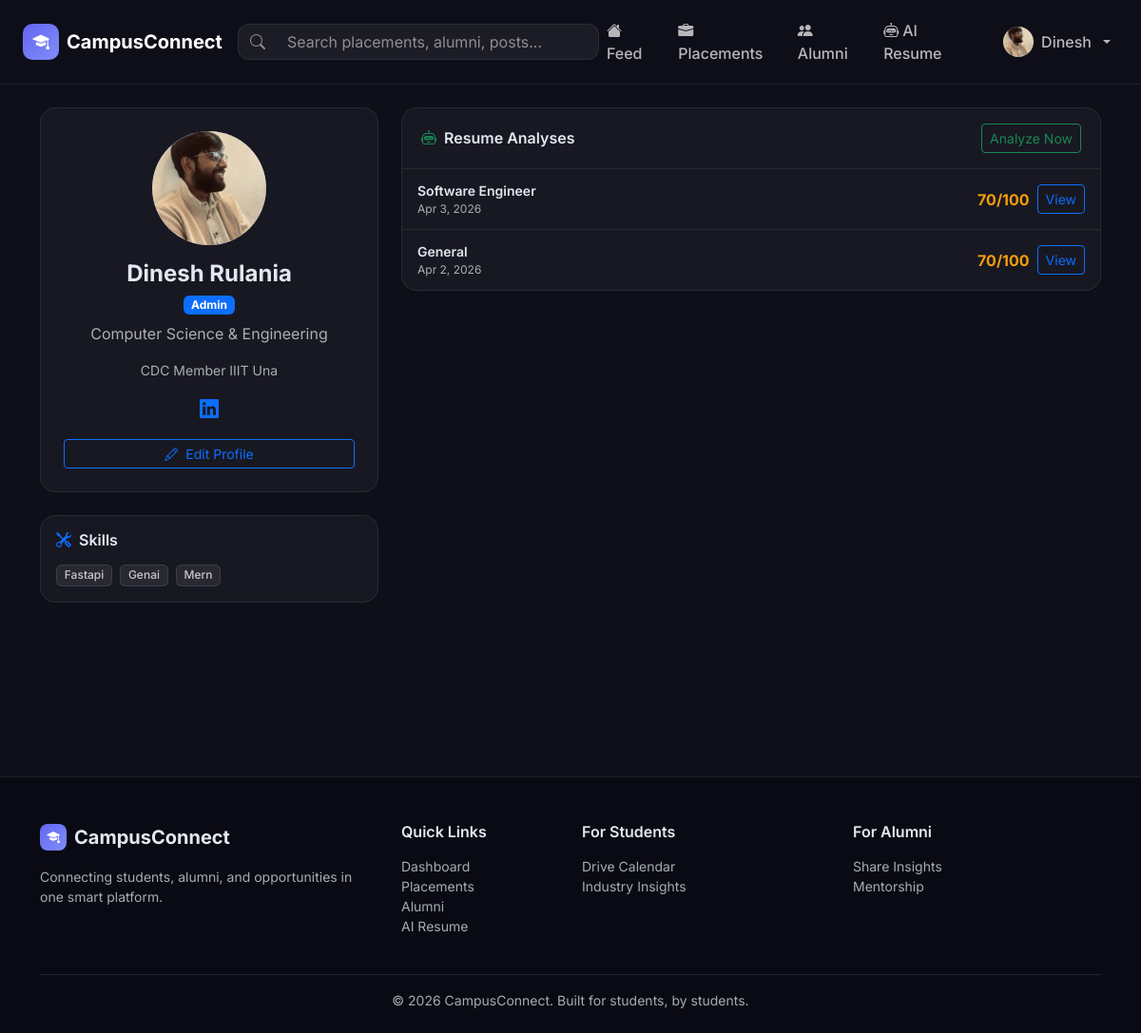
Screenshot of /accounts/profile/ (signed in) with the database file from the repository.
### accounts/models.py (models this page shows, shortened)
class UserProfile(AbstractUser):
    USER_TYPE_CHOICES = [
        ('student', 'Student'),
        ('alumni', 'Alumni'),
        ('admin', 'Admin'),
    ]
    BRANCH_CHOICES = [
        ('CSE', 'Computer Science & Engineering'),
        ('ECE', 'Electronics & Communication Engineering'),
        ('EEE', 'Electrical & Electronics Engineering'),
        ('ME', 'Mechanical Engineering'),
        ('CE', 'Civil Engineering'),
        ('IT', 'Information Technology'),
        ('CHE', 'Chemical Engineering'),
        ('BT', 'Biotechnology'),
        ('OTHER', 'Other'),
    ]
    user_type = models.CharField(max_length=10, choices=USER_TYPE_CHOICES, default='student')
    profile_pic = models.ImageField(upload_to='profile_pics/', null=True, blank=True)
    bio = models.TextField(blank=True, max_length=500)
    branch = models.CharField(max_length=10, choices=BRANCH_CHOICES, blank=True)
    semester = models.IntegerField(null=True, blank=True)  # for students
    graduation_year = models.IntegerField(null=True, blank=True)  # for alumni
    current_company = models.CharField(max_length=200, blank=True)  # for alumni
    current_role = models.CharField(max_length=200, blank=True)  # for alumni
    skills = models.ManyToManyField(Skill, blank=True)
    resume = models.FileField(upload_to='resumes/', null=True, blank=True)
    github_url = models.URLField(blank=True)
    linkedin_url = models.URLField(blank=True)
    portfolio_url = models.URLField(blank=True)
    is_verified = models.BooleanField(default=False)
    profile_completed = models.BooleanField(default=False)
    college_email = models.EmailField(blank=True)
    cgpa = models.DecimalField(max_digits=4, decimal_places=2, null=True, blank=True)
    @property
    def is_student(self):
        return self.user_type == 'student'
    @property
    def is_alumni(self):
        return self.user_type == 'alumni'

class Skill(models.Model):
    name = models.CharField(max_length=100, unique=True)
    class Meta:
        ordering = ['name']

### resume_analyzer/models.py (models this page shows, shortened)
class ResumeAnalysis(models.Model):
    user = models.ForeignKey(UserProfile, on_delete=models.CASCADE, related_name='analyses')
    resume_file = models.FileField(upload_to='resume_analyses/')
    target_role = models.CharField(max_length=200, blank=True)
    ats_score = models.IntegerField(default=0)
    analysis_result = models.JSONField(default=dict)
    suggestions = models.JSONField(default=list)
    created_at = models.DateTimeField(auto_now_add=True)
    class Meta:
        ordering = ['-created_at']

### accounts/views.py (the view)
# urls.py: path('profile/', views.profile_view, name='my_profile'),
@login_required
def profile_view(request, pk=None):
    if pk:
        user = get_object_or_404(UserProfile, pk=pk)
    else:
        user = request.user
    return render(request, 'accounts/profile.html', {'profile_user': user})

### templates/accounts/profile.html (shortened to what this page needs)
{% extends 'base.html' %}
{% block content %}
<div class="container py-4">
  <div class="row g-4">
    <div class="col-lg-4">
      <div class="cc-card p-4 text-center mb-4">
        {% if profile_user.profile_pic %}
          <img src="{{ profile_user.profile_pic.url }}" class="avatar-xl rounded-circle mb-3" alt="{{ profile_user.username }}" />
        {% else %}
          <div class="avatar-placeholder-xl mx-auto mb-3">{{ profile_user.first_name|first|upper|default:"U" }}</div>
        {% endif %}
        <h4 class="fw-bold mb-1">{{ profile_user.get_full_name|default:profile_user.username }}</h4>
        <div class="badge {% if profile_user.is_alumni %}bg-warning text-dark{% else %}bg-primary{% endif %} mb-2">
          {{ profile_user.get_user_type_display }}
        </div>
        <p class="text-muted mb-3">
          {{ profile_user.get_branch_display|default:"—" }}
        </p>
        {% if profile_user.bio %}
        <p class="text-muted small px-2">{{ profile_user.bio }}</p>
        {% endif %}
        <div class="d-flex justify-content-center gap-3 mt-3">
          {% if profile_user.linkedin_url %}<a href="{{ profile_user.linkedin_url }}" target="_blank" class="social-link text-primary"><i class="bi bi-linkedin fs-5"></i></a>{% endif %}
        </div>
        {% if request.user == profile_user %}
        <a href="{% url 'accounts:profile_edit' %}" class="btn btn-outline-primary btn-sm w-100 mt-3">
          <i class="bi bi-pencil me-2"></i>Edit Profile
        </a>
        {% endif %}
      </div>
      {% if profile_user.skills.exists %}
      <div class="cc-card p-3">
        <h6 class="fw-semibold mb-3"><i class="bi bi-tools me-2 text-primary"></i>Skills</h6>
        <div class="d-flex flex-wrap gap-2">
          {% for skill in profile_user.skills.all %}
          <span class="badge skill-badge">{{ skill.name }}</span>
          {% endfor %}
        </div>
      </div>
      {% endif %}
    </div>
    <div class="col-lg-8">
      {% if request.user == profile_user %}
      <div class="cc-card">
        <div class="cc-card-header">
          <h6 class="fw-semibold mb-0"><i class="bi bi-robot me-2 text-success"></i>Resume Analyses</h6>
          <a href="{% url 'resume_analyzer:upload' %}" class="btn btn-sm btn-outline-success">Analyze Now</a>
        </div>
        <div class="card-body p-0">
          {% for analysis in profile_user.analyses.all|slice:":3" %}
          <div class="deadline-item">
            <div class="d-flex justify-content-between align-items-center">
              <div>
                <div class="fw-semibold small">{{ analysis.target_role|default:"General" }}</div>
                <div class="text-muted" style="font-size:0.75rem">{{ analysis.created_at|date:"M j, Y" }}</div>
              </div>
              <div class="d-flex align-items-center gap-2">
                <span class="fw-bold" style="color: {% if analysis.ats_score >= 80 %}#22c55e{% elif analysis.ats_score >= 60 %}#f59e0b{% else %}#ef4444{% endif %}">
                  {{ analysis.ats_score }}/100
                </span>
                <a href="{% url 'resume_analyzer:result' analysis.pk %}" class="btn btn-sm btn-outline-primary">View</a>
              </div>
            </div>
          </div>
          {% empty %}
          <div class="p-4 text-muted text-center small">No analyses yet. Upload your resume!</div>
          {% endfor %}
        </div>
      </div>
      {% endif %}
    </div>
  </div>
</div>
{% endblock %}

### templates/base.html (shortened to what this page needs)
{% load static %}
<!DOCTYPE html>
<html lang="en" data-bs-theme="dark">
<head>
  <link rel="stylesheet" href="https://cdn.jsdelivr.net/npm/bootstrap@5.3.2/dist/css/bootstrap.min.css" />
  <link rel="stylesheet" href="https://cdn.jsdelivr.net/npm/bootstrap-icons@1.11.3/font/bootstrap-icons.min.css" />
  <link rel="stylesheet" href="{% static 'css/custom.css' %}" />
</head>
<body>
<nav class="navbar navbar-expand-lg navbar-dark sticky-top cc-navbar">
  <div class="container-fluid px-4">
    <a class="navbar-brand d-flex align-items-center gap-2 fw-bold" href="{% url 'dashboard:home' %}">
      <div class="brand-icon"><i class="bi bi-mortarboard-fill"></i></div>
      CampusConnect
    </a>
    <div class="collapse navbar-collapse" id="navbarMain">
      <form class="d-flex mx-auto search-form" action="{% url 'dashboard:search' %}" method="get">
        <div class="input-group search-bar">
          <span class="input-group-text bg-transparent border-0"><i class="bi bi-search"></i></span>
          <input type="search" name="q" class="form-control bg-transparent border-0"
                 placeholder="Search placements, alumni, posts..."
                 value="{{ request.GET.q }}" />
        </div>
      </form>
      <ul class="navbar-nav ms-auto align-items-center gap-1">
        <li class="nav-item">
          <a class="nav-link {% if request.resolver_match.namespace == 'dashboard' %}active{% endif %}"
             href="{% url 'dashboard:feed' %}">
            <i class="bi bi-house-fill me-1"></i>Feed
          </a>
        </li>
        <li class="nav-item">
          <a class="nav-link {% if request.resolver_match.namespace == 'placements' %}active{% endif %}"
             href="{% url 'placements:list' %}">
            <i class="bi bi-briefcase-fill me-1"></i>Placements
          </a>
        </li>
        <li class="nav-item">
          <a class="nav-link {% if request.resolver_match.namespace == 'alumni' %}active{% endif %}"
             href="{% url 'alumni:directory' %}">
            <i class="bi bi-people-fill me-1"></i>Alumni
          </a>
        </li>
        <li class="nav-item">
          <a class="nav-link {% if request.resolver_match.namespace == 'resume_analyzer' %}active{% endif %}"
             href="{% url 'resume_analyzer:upload' %}">
            <i class="bi bi-robot me-1"></i>AI Resume
          </a>
        </li>
        {% if user.is_authenticated %}
        <li class="nav-item dropdown ms-2">
          <a class="nav-link dropdown-toggle d-flex align-items-center gap-2" href="#" data-bs-toggle="dropdown">
            {% if user.profile_pic %}
              <img src="{{ user.profile_pic.url }}" class="avatar-sm rounded-circle" alt="{{ user.username }}" />
            {% else %}
              <div class="avatar-placeholder-sm"><i class="bi bi-person-fill"></i></div>
            {% endif %}
            <span class="d-none d-lg-inline">{{ user.first_name|default:user.username }}</span>
          </a>
        </li>
        {% endif %}
      </ul>
    </div>
  </div>
</nav>
<main class="main-content">
  {% block content %}{% endblock %}
</main>
<footer class="cc-footer mt-5">
  <div class="container">
    <div class="row g-4">
      <div class="col-md-4">
        <div class="d-flex align-items-center gap-2 mb-3">
          <div class="brand-icon-sm"><i class="bi bi-mortarboard-fill"></i></div>
          <span class="fw-bold fs-5">CampusConnect</span>
        </div>
        <p class="text-muted small">Connecting students, alumni, and opportunities in one smart platform.</p>
      </div>
      <div class="col-md-2">
        <h6 class="fw-semibold mb-3">Quick Links</h6>
        <ul class="list-unstyled small">
          <li><a href="{% url 'dashboard:feed' %}" class="text-muted footer-link">Dashboard</a></li>
          <li><a href="{% url 'placements:list' %}" class="text-muted footer-link">Placements</a></li>
          <li><a href="{% url 'alumni:directory' %}" class="text-muted footer-link">Alumni</a></li>
          <li><a href="{% url 'resume_analyzer:upload' %}" class="text-muted footer-link">AI Resume</a></li>
        </ul>
      </div>
      <div class="col-md-3">
        <h6 class="fw-semibold mb-3">For Students</h6>
        <ul class="list-unstyled small">
          <li><a href="{% url 'placements:calendar' %}" class="text-muted footer-link">Drive Calendar</a></li>
          <li><a href="{% url 'alumni:post_list' %}" class="text-muted footer-link">Industry Insights</a></li>
        </ul>
      </div>
      <div class="col-md-3">
        <h6 class="fw-semibold mb-3">For Alumni</h6>
        <ul class="list-unstyled small">
          <li><a href="{% url 'alumni:post_create' %}" class="text-muted footer-link">Share Insights</a></li>
          <li><a href="{% url 'alumni:my_mentorship' %}" class="text-muted footer-link">Mentorship</a></li>
        </ul>
      </div>
    </div>
    <hr class="border-secondary mt-4" />
    <p class="text-center text-muted small mb-0">© 2026 CampusConnect. Built for students, by students.</p>
  </div>
</footer>
</body>
</html>

### static/css/custom.css (style rules this page uses)
:root { --cc-primary: #6366f1; --cc-primary-dark: #4f46e5; --cc-accent: #22c55e; --cc-warning: #f59e0b; --cc-danger: #ef4444; --cc-surface: #1a1a2e; --cc-surface-2: #16213e; --cc-card-bg: rgba(255, 255, 255, 0.04); --cc-border: rgba(255, 255, 255, 0.08); --cc-text-muted: rgba(255, 255, 255, 0.5); }
* { box-sizing: border-box; }
body { font-family: 'Inter', sans-serif; background: #0f0f1a; color: #e2e8f0; min-height: 100vh; }
.cc-navbar { background: rgba(15, 15, 26, 0.95) !important; backdrop-filter: blur(20px); border-bottom: 1px solid var(--cc-border); padding: 0.75rem 0; }
.brand-icon { width: 38px; height: 38px; background: linear-gradient(135deg, var(--cc-primary), #818cf8); border-radius: 10px; display: inline-flex; align-items: center; justify-content: center; color: white; font-size: 1.1rem; }
.brand-icon-sm { width: 28px; height: 28px; background: linear-gradient(135deg, var(--cc-primary), #818cf8); border-radius: 8px; display: inline-flex; align-items: center; justify-content: center; color: white; font-size: 0.85rem; }
.search-form { max-width: 380px; width: 100%; }
.search-bar { background: rgba(255,255,255,0.06); border: 1px solid var(--cc-border); border-radius: 12px; overflow: hidden; }
.search-bar .form-control { background: transparent; color: white; border: none; }
.search-bar .input-group-text { color: var(--cc-text-muted); }
.nav-link { color: rgba(255,255,255,0.7) !important; font-weight: 500; border-radius: 8px; transition: all 0.2s; }
.main-content { min-height: calc(100vh - 120px); }
.cc-card { background: var(--cc-card-bg); border: 1px solid var(--cc-border); border-radius: 16px; backdrop-filter: blur(10px); transition: border-color 0.2s, box-shadow 0.2s; }
.cc-card-header { display: flex; justify-content: space-between; align-items: center; padding: 1rem 1.25rem; border-bottom: 1px solid var(--cc-border); }
.skill-badge { background: rgba(255,255,255,0.07); color: rgba(255,255,255,0.75); border: 1px solid rgba(255,255,255,0.1); border-radius: 6px; font-weight: 500; }
.avatar-sm { width: 32px; height: 32px; object-fit: cover; }
.avatar-xl { width: 120px; height: 120px; object-fit: cover; }
.deadline-item { padding: 0.75rem 1rem; border-bottom: 1px solid var(--cc-border); }
.deadline-item:last-child { border-bottom: none; }
.social-link { color: rgba(255,255,255,0.5); transition: color 0.2s; }
.cc-footer { background: #0a0a14; border-top: 1px solid var(--cc-border); padding: 3rem 0 1.5rem; }
.footer-link { text-decoration: none; transition: color 0.2s; }
.form-control, .form-select { background: rgba(255,255,255,0.06); border-color: var(--cc-border); color: #e2e8f0; }
.form-control::placeholder { color: var(--cc-text-muted); }
.input-group-text { background: rgba(255,255,255,0.06); border-color: var(--cc-border); color: var(--cc-text-muted); }

### rows the page displays
UserProfile: profile_pic (picture), first_name "Dinesh", get_full_name "Dinesh Rulania", user_type "Admin", branch "Computer Science & Engineering", bio "CDC Member IIIT Una"
Skill: name "Fastapi"
Skill: name "Genai"
Skill: name "Mern"
ResumeAnalysis: target_role "Software Engineer", created_at "Apr 3, 2026", ats_score "70"
ResumeAnalysis: target_role "General", created_at "Apr 2, 2026", ats_score "70"
